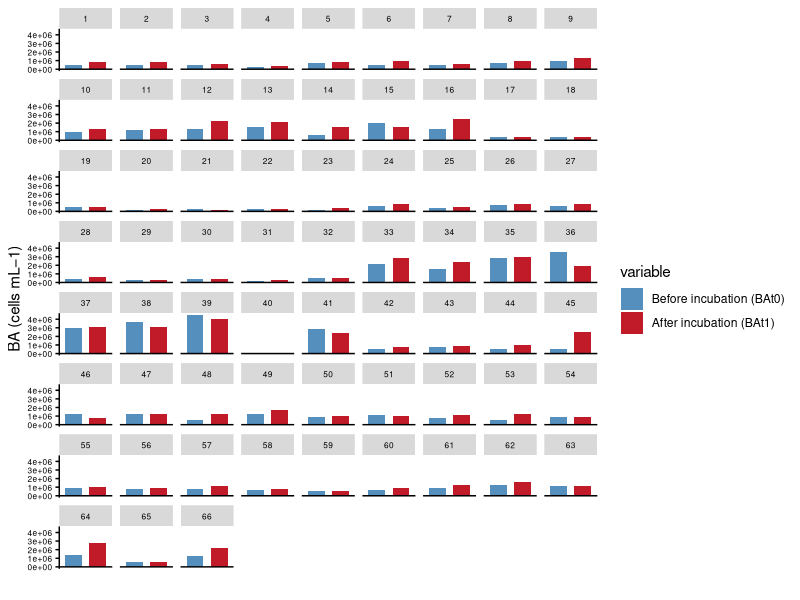
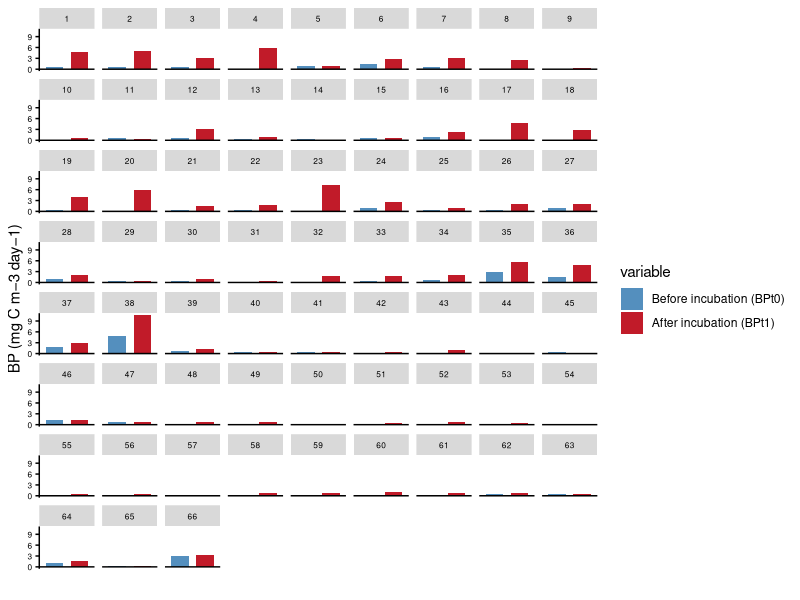
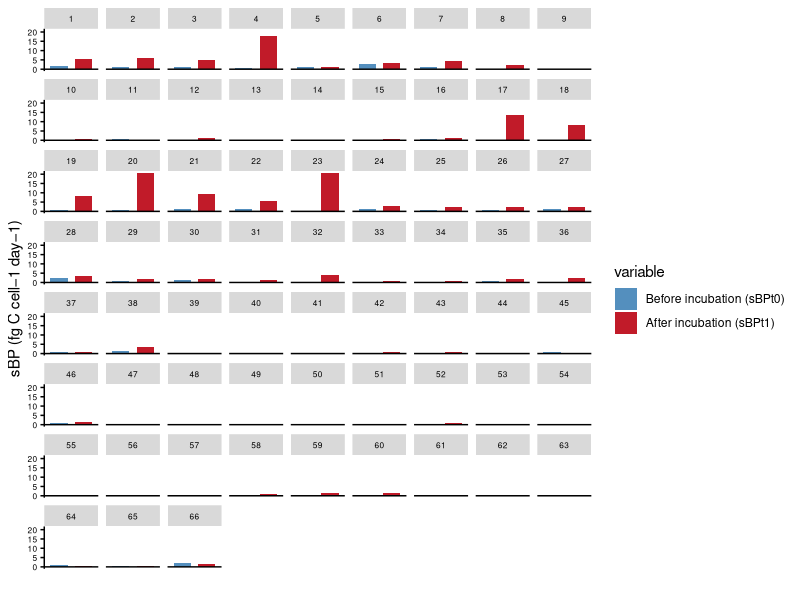
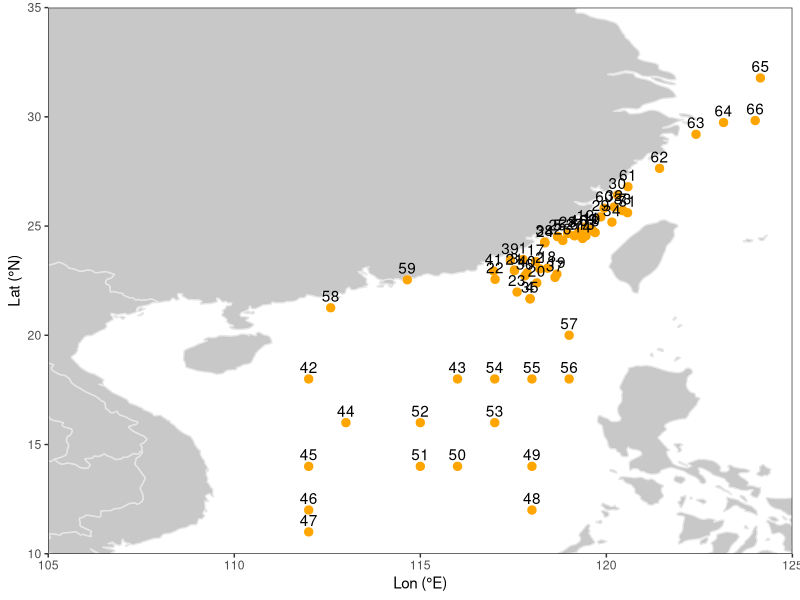

Generate these figures, in order, with R:
#### Bacterial activity metrics before and after 24-hour incubation in field studies

library(reshape2)
library(ggplot2)


# Comparison of BA using bar charts before and after 24-hour incubation (Fig. E1a)
dat <- read.csv('../data/field_sampling.csv')

BA <- dat[c('No', 'BA_t0', 'BA_t1')]
BA <- melt(BA, id = 'No')
BA$variable <- factor(BA$variable, levels = c('BA_t0', 'BA_t1'), labels = c('Before incubation (BAt0)', 'After incubation (BAt1)'))

p_BA <- ggplot(BA, aes(variable, value, fill = variable)) +
facet_wrap(~No) +
geom_col(width = 0.7) +
scale_fill_manual(values = c('#548fbe', '#c11b29')) +
theme(panel.grid = element_blank(), 
	panel.background = element_rect(color = 'transparent', fill = 'white'), 
	strip.text = element_text(color = 'black', size = 6),
	axis.ticks = element_line(color = 'black', size = 0.5), 
	axis.text = element_text(color = 'black', size = 6),
	axis.text.x = element_blank(),
	axis.ticks.x = element_blank(),
	axis.line.y = element_line(color = 'black', size = 0.5)) +
geom_hline(yintercept = 0, size = 0.5) +
labs(x = '', y = 'BA (cells mL−1)')

p_BA


# Comparison of BP using bar charts before and after 24-hour incubation (Fig. E1b)
BP <- dat[c('No', 'BP_t0', 'BP_t1')]
BP <- melt(BP, id = 'No')
BP$variable <- factor(BP$variable, levels = c('BP_t0', 'BP_t1'), labels = c('Before incubation (BPt0)', 'After incubation (BPt1)'))

p_BP <- ggplot(BP, aes(variable, value, fill = variable)) +
facet_wrap(~No) +
geom_col(width = 0.7) +
scale_fill_manual(values = c('#548fbe', '#c11b29')) +
theme(panel.grid = element_blank(), 
	panel.background = element_rect(color = 'transparent', fill = 'white'), 
	strip.text = element_text(color = 'black', size = 6),
	axis.ticks = element_line(color = 'black', size = 0.5), 
	axis.text = element_text(color = 'black', size = 6),
	axis.text.x = element_blank(),
	axis.ticks.x = element_blank(),
	axis.line.y = element_line(color = 'black', size = 0.5)) +
geom_hline(yintercept = 0, size = 0.5) +
labs(x = '', y = 'BP (mg C m−3 day−1)')

p_BP


# Comparison of sBP using bar charts before and after 24-hour incubation (Fig. E1a)
dat$sBP_t0 <- dat$BP_t0/dat$BA_t0*10^6
dat$sBP_t1 <- dat$BP_t1/dat$BA_t1*10^6

sBP <- dat[c('No', 'sBP_t0', 'sBP_t1')]
sBP <- melt(sBP, id = 'No')
sBP$variable <- factor(sBP$variable, levels = c('sBP_t0', 'sBP_t1'), labels = c('Before incubation (sBPt0)', 'After incubation (sBPt1)'))

p_sBP <- ggplot(sBP, aes(variable, value, fill = variable)) +
facet_wrap(~No) +
geom_col(width = 0.7) +
scale_fill_manual(values = c('#548fbe', '#c11b29')) +
theme(panel.grid = element_blank(), 
	panel.background = element_rect(color = 'transparent', fill = 'white'), 
	strip.text = element_text(color = 'black', size = 6),
	axis.ticks = element_line(color = 'black', size = 0.5), 
	axis.text = element_text(color = 'black', size = 6),
	axis.text.x = element_blank(),
	axis.ticks.x = element_blank(),
	axis.line.y = element_line(color = 'black', size = 0.5)) +
geom_hline(yintercept = 0, size = 0.5) +
labs(x = '', y = 'sBP (fg C cell−1 day−1)')

p_sBP


# Map the marginal sea of the Northwest Pacific
map <- map_data('world')
map <- subset(map, long > 95 & long < 135)
map <- subset(map, lat > 0 & lat < 45)

p <- ggplot() +
geom_polygon(data = map, aes(x = long, y = lat, group = group), color = '#e6e6e6', fill = '#c8c8c8') +
geom_point(data = dat, aes(x = Lon, y = Lat), size = 2.5, color = '#ffa500') +
geom_text(data = dat, aes(x = Lon, y = Lat, label = No), vjust = -0.5) +
theme_bw() +
theme(panel.grid = element_blank(), 
	legend.position = c(0.2, 0.8), 
	legend.background = element_blank(), 
	legend.key = element_blank()) +
coord_cartesian(xlim = c(105, 125),  ylim = c(10, 35)) +
scale_x_continuous(breaks = seq(105, 125, 5), expand = c(0, 0)) +
scale_y_continuous(breaks = seq(10, 35, 5), expand = c(0, 0)) +
labs(x = 'Lon (°E)', y = 'Lat (°N)')

p


# Finally, combine the maps and bar charts using external plotting tools to create Fig. E1a-c

